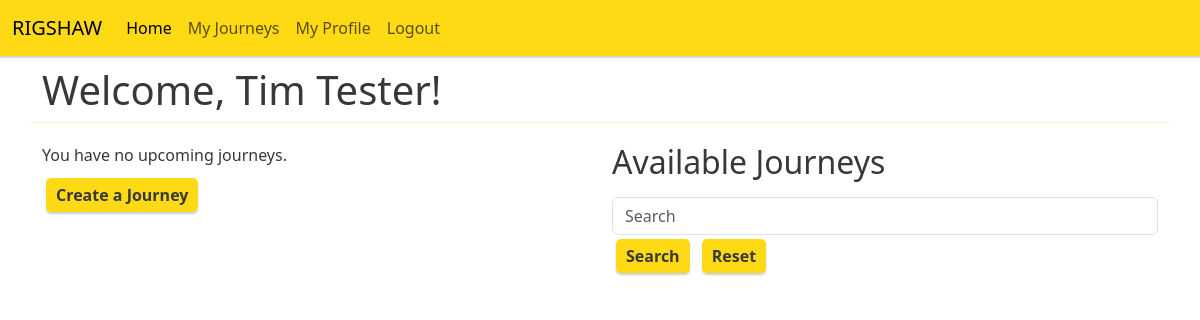
The app's page / (signed in), older data.
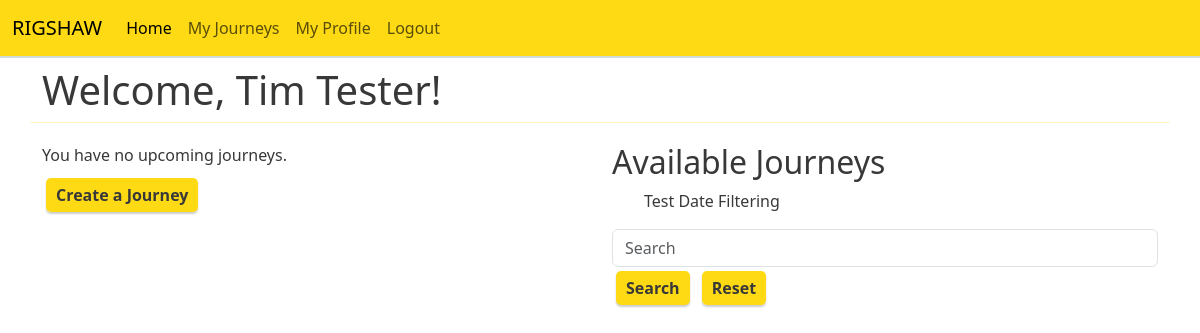
The same page, newer data.
### journey/models.py (models this page shows, shortened)
class Journey(models.Model):
    creator = models.ForeignKey(User, on_delete=models.CASCADE)
    title = models.CharField(max_length=255)
    date = models.DateField()
    time = models.TimeField()
    start_location_long = models.DecimalField(max_digits=20, decimal_places=15)
    start_location_lat = models.DecimalField(max_digits=20, decimal_places=15)
    destination_long = models.DecimalField(max_digits=20, decimal_places=15)
    destination_lat = models.DecimalField(max_digits=20, decimal_places=15)
    posted_at = models.DateTimeField(auto_now_add=True)
    cancelled_time = models.DateTimeField(null=True, blank=True)
    status = models.IntegerField(choices=JOURNEY_STATUS, default=0)
    class Meta:
        ordering = ['-posted_at']

### journey/views.py (the view)
# urls.py: path('', views.home, name='home'),
def home(request):
    if not request.user.is_authenticated:
        return render(request, 'journey/home.html')
    upcoming_journey = Journey.objects.filter(
        Q(creator=request.user, status=0) |
        Q(request__requester=request.user, request__status__in=[0, 1], status=0),
        date__gte=datetime.now().date()
        ).order_by('date', 'time').first()
    journeys = []
    search = request.GET.get('search')
    if search:
        journeys = Journey.objects.filter(title__icontains=search)
        messages.info(request, f'Search results for "{search}"')
    else:
        journeys = Journey.objects.filter(status=0)
    context = {
        'upcoming_journey': upcoming_journey,
        'journeys': journeys.filter(date__gte=datetime.now().date())
    }
    return render(request, 'journey/home.html', context)

### journey/templates/journey/home.html (shortened to what this page needs)
{% extends 'base.html' %}
{% block content %}
    <div class="container">
        <div class="row">
            {% if user.is_authenticated %}
            <h1>Welcome, {{ user.userprofile.name }}!</h1>
            <hr>
            <div class="col-md-6">
                {% if upcoming_journey %}
                    <h2>Your Next Journey:</h2>
                    <p>{{upcoming_journey}}</p>
                    <a class="btns" href="{% url 'journey_detail' upcoming_journey.id %}">View</a>
                {% else %}
                    <p>You have no upcoming journeys.</p>
                {% endif %}
                <a class="btns" href="{% url 'journey_create' %}">Create a Journey</a>
            </div>
            <div class="col-md-6">
                <h2>Available Journeys</h2>
                <ul>
                    {% for journey in journeys %}
                        <li>
                            <a class="links" href="{% url 'journey_detail' journey.id %}">{{ journey.title }}</a>
                        </li>
                    {% endfor %}
                </ul>
                <form method="get">
                    <input type="text" class="form-control" name="search" placeholder="Search">
                    <button type="submit">Search</button>
                    <a class="btns" href="{% url 'home' %}">Reset</a>
                </form>
            </div>
            {% endif %}
        </div>
{% endblock %}

Row changes from the older to the newer data that the page shows:
added Journey: title "Test Date Filtering"
